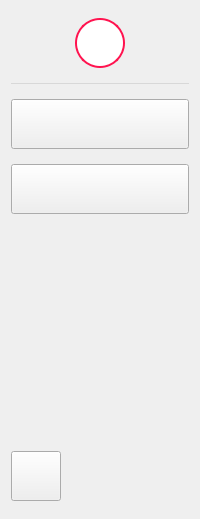
      <widget class="QWidget" name="sidebar_icon_only" native="true">
       <property name="styleSheet">
        <string notr="true">#sidebar_icon_only QPushButton {
	background-color: rgb(56, 61, 103);
	border-radius: 25px;
}

#sidebar_icon_only QPushButton:hover {
	background-color: rgb(51, 56, 95);
}

#sidebar_icon_only {
	background-color: rgb(29, 32, 62, 50%);
}</string>
       </property>
       <layout class="QVBoxLayout" name="verticalLayout_2">
        <property name="spacing">
         <number>15</number>
        </property>
        <property name="topMargin">
         <number>18</number>
        </property>
        <property name="bottomMargin">
         <number>18</number>
        </property>
        <item>
         <widget class="QFrame" name="icon_frame">
          <property name="styleSheet">
           <string notr="true">#icon_frame {
	border: 1px solid rgb(216, 216, 216);
	border-top: none;
	border-left: none;
	border-right: none;
}</string>
          </property>
          <property name="frameShape">
           <enum>QFrame::StyledPanel</enum>
          </property>
          <property name="frameShadow">
           <enum>QFrame::Raised</enum>
          </property>
          <layout class="QGridLayout" name="gridLayout_6">
           <property name="leftMargin">
            <number>0</number>
           </property>
           <property name="topMargin">
            <number>0</number>
           </property>
           <property name="rightMargin">
            <number>0</number>
           </property>
           <property name="bottomMargin">
            <number>15</number>
           </property>
           <item row="0" column="0">
            <widget class="QLabel" name="sidebar_icon">
             <property name="minimumSize">
              <size>
               <width>50</width>
               <height>50</height>
              </size>
             </property>
             <property name="maximumSize">
              <size>
               <width>50</width>
               <height>50</height>
              </size>
             </property>
             <property name="styleSheet">
              <string notr="true">#sidebar_icon {
	background-color: rgb(255, 255, 255);
	border: 2px solid rgb(255, 19, 79);
	border-radius: 25px;
}</string>
             </property>
             <property name="text">
              <string/>
             </property>
             <property name="pixmap">
              <pixmap resource="icon/icons.qrc">:/icon/logo.png</pixmap>
             </property>
             <property name="scaledContents">
              <bool>true</bool>
             </property>
            </widget>
           </item>
          </layout>
         </widget>
        </item>
        <item>
         <layout class="QVBoxLayout" name="verticalLayout">
          <item>
           <widget class="QPushButton" name="db_icon_button">
            <property name="minimumSize">
             <size>
              <width>50</width>
              <height>50</height>
             </size>
            </property>
            <property name="maximumSize">
             <size>
              <width>16777215</width>
              <height>16777215</height>
             </size>
            </property>
            <property name="text">
             <string/>
            </property>
            <property name="icon">
             <iconset>
              <normaloff>:/icon/12.png</normaloff>
              <normalon>:/icon/13.png</normalon>:/icon/12.png</iconset>
            </property>
            <property name="iconSize">
             <size>
              <width>35</width>
              <height>35</height>
             </size>
            </property>
            <property name="checkable">
             <bool>true</bool>
            </property>
            <property name="checked">
             <bool>false</bool>
            </property>
            <property name="autoExclusive">
             <bool>true</bool>
            </property>
           </widget>
          </item>
          <item>
           <widget class="QPushButton" name="c_icon_button">
            <property name="minimumSize">
             <size>
              <width>50</width>
              <height>50</height>
             </size>
            </property>
            <property name="maximumSize">
             <size>
              <width>16777215</width>
              <height>16777215</height>
             </size>
            </property>
            <property name="text">
             <string/>
            </property>
            <property name="icon">
             <iconset>
              <normaloff>:/icon/14.png</normaloff>
              <normalon>:/icon/15.png</normalon>:/icon/14.png</iconset>
            </property>
            <property name="iconSize">
             <size>
              <width>35</width>
              <height>35</height>
             </size>
            </property>
            <property name="checkable">
             <bool>true</bool>
            </property>
            <property name="autoExclusive">
             <bool>true</bool>
            </property>
           </widget>
          </item>
         </layout>
        </item>
        <item>
         <spacer name="verticalSpacer">
          <property name="orientation">
           <enum>Qt::Vertical</enum>
          </property>
          <property name="sizeHint" stdset="0">
           <size>
            <width>20</width>
            <height>222</height>
           </size>
          </property>
         </spacer>
        </item>
        <item>
         <widget class="QPushButton" name="p_icon_button">
          <property name="minimumSize">
           <size>
            <width>50</width>
            <height>50</height>
           </size>
          </property>
          <property name="maximumSize">
           <size>
            <width>50</width>
            <height>50</height>
           </size>
          </property>
          <property name="text">
           <string/>
          </property>
          <property name="icon">
           <iconset resource="icon/icons.qrc">
            <normaloff>:/icon/1.png</normaloff>:/icon/1.png</iconset>
          </property>
          <property name="iconSize">
           <size>
            <width>40</width>
            <height>40</height>
           </size>
          </property>
         </widget>
        </item>
       </layout>
      </widget>
